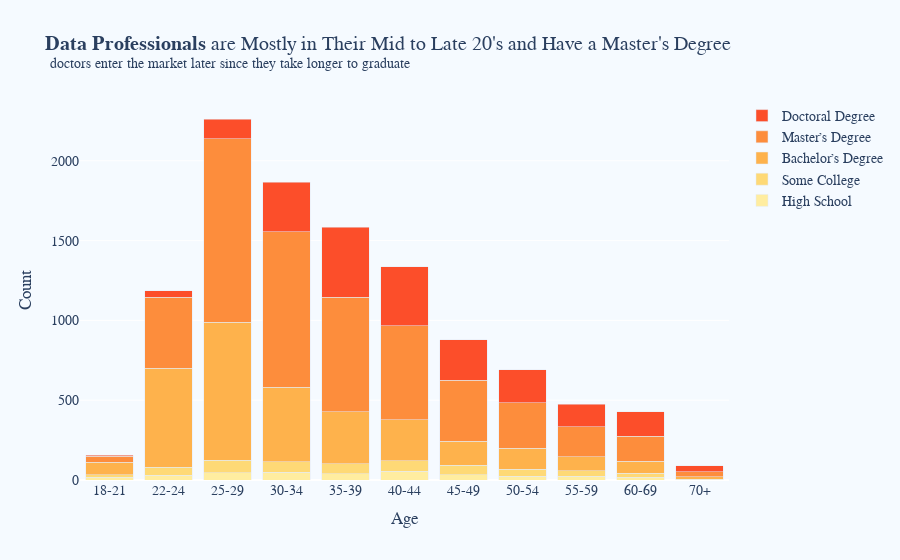

The cell this chart's notebook holds for it:
### Markdown cell above
Not surprisingly, as we look at older age brackets we see less and less students. As much as we all love learning and taking courses and walking around the campus, we can't stay a student forever. Although the overal distribution is exponentially falling with age, different educational degree counts and ratios rise and fall at different rates. We will explore this better in a later plot.  

But how does the age distribution look like for the non students, a.k.a, the **data professionals**?

### Code cell
title="""
<b>Data Professionals</b> are Mostly in Their Mid to Late 20's and Have a Master's Degree<br>
<sup>doctors enter the market later since they take longer to graduate
"""

fig = plot_category_segment_hist(answers.query("STUDENT=='No'"), cat_col="AGE", seg_col="DEGREE", 
                                 seg_list = degree_list,
                                 normalize=False, 
                                 marker_color=d_color_list,
                                 title=title,
                                )
fig.update_traces(hovertemplate="%{y} %{fullData.name} working professionals<br>in this age bracket")

fig.update_layout(xaxis_title="Age", yaxis_title="Count")

### Figure 1 — Plotly figure (JSON) as saved in the notebook; plotly's stock layout.template omitted (floating-point values rounded to 4 significant figures)
{"data": [{"hovertemplate": "%{y} %{fullData.name} working professionals<br>in this age bracket", "hovertext": "High School", "marker": {"color": "rgb(255,237,160)"}, "name": "High School", "orientation": "v", "type": "bar", "x": ["18-21", "22-24", "25-29", "30-34", "35-39", "40-44", "45-49", "50-54", "55-59", "60-69", "70+"], "y": [17, 30, 45, 49, 40, 55, 34, 24, 22, 16, 5]}, {"hovertemplate": "%{y} %{fullData.name} working professionals<br>in this age bracket", "hovertext": "Some College", "marker": {"color": "rgb(254,217,118)"}, "name": "Some College", "orientation": "v", "type": "bar", "x": ["18-21", "22-24", "25-29", "30-34", "35-39", "40-44", "45-49", "50-54", "55-59", "60-69"], "y": [16, 50, 78, 66, 62, 66, 58, 42, 35, 27]}, {"hovertemplate": "%{y} %{fullData.name} working professionals<br>in this age bracket", "hovertext": "Bachelor’s Degree", "marker": {"color": "rgb(254,178,76)"}, "name": "Bachelor’s Degree", "orientation": "v", "type": "bar", "x": ["18-21", "22-24", "25-29", "30-34", "35-39", "40-44", "45-49", "50-54", "55-59", "60-69", "70+"], "y": [77, 620, 866, 467, 326, 258, 150, 132, 90, 75, 14]}, {"hovertemplate": "%{y} %{fullData.name} working professionals<br>in this age bracket", "hovertext": "Master’s Degree", "marker": {"color": "rgb(253,141,60)"}, "name": "Master’s Degree", "orientation": "v", "type": "bar", "x": ["18-21", "22-24", "25-29", "30-34", "35-39", "40-44", "45-49", "50-54", "55-59", "60-69", "70+"], "y": [40, 446, 1150, 972, 718, 589, 384, 285, 188, 157, 33]}, {"hovertemplate": "%{y} %{fullData.name} working professionals<br>in this age bracket", "hovertext": "Doctoral Degree", "marker": {"color": "rgb(252,78,42)"}, "name": "Doctoral Degree", "orientation": "v", "type": "bar", "x": ["18-21", "22-24", "25-29", "30-34", "35-39", "40-44", "45-49", "50-54", "55-59", "60-69", "70+"], "y": [5, 40, 123, 313, 438, 368, 254, 207, 141, 152, 37]}], "layout": {"barmode": "stack", "font": {"family": "Tahoma", "size": 14}, "paper_bgcolor": "rgb(245, 250, 256)", "plot_bgcolor": "rgb(245, 250, 256)", "title": {"text": "\n<b>Data Professionals</b> are Mostly in Their Mid to Late 20's and Have a Master's Degree<br>\n<sup>doctors enter the market later since they take longer to graduate\n"}, "xaxis": {"title": {"text": "Age"}}, "yaxis": {"title": {"text": "Count"}}}}
